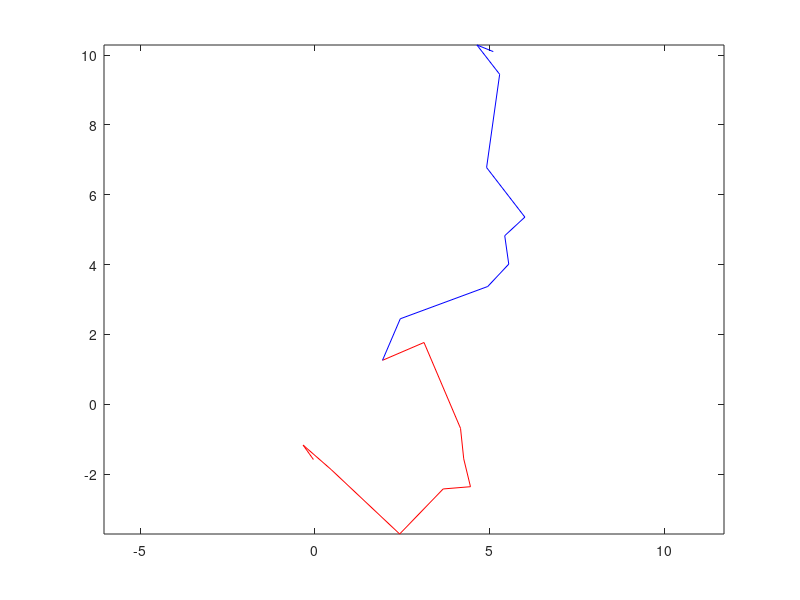

MATLAB code for this plot:
clear all;
% define image 1 from gaussian draws
noise=randn(2,101);
im1=complex(noise(1,:),noise(2,:));

%  second image is same but for phase ramp
im2=im1;
dphase=0.5;
phase=linspace(0,100*dphase,101);
data=cos(phase)+sqrt(-1)*sin(phase);
im2=im2.*data;

%  add some gaussian noise to data arrays
noiseamp=0.5;
noise=noiseamp*randn(2,101);
cnoise=complex(noise(1,:),noise(2,:));
im1=im1+cnoise;
noise=noiseamp*randn(2,101);
cnoise=complex(noise(1,:),noise(2,:));
im2=im2+cnoise;

%  get amplitudes and interferogram
amp1=abs(im1).^2;
amp2=abs(im2).^2;
int=im1.*conj(im2);
int(1:10)

% total1 is the list of vectors for the un-de-phased data
for i=1:10
    total1(i)=sum(int(1:i));
end
% plot(total(1:10))
    a1=sum(amp1(1:10));
    a2=sum(amp2(1:10));
    csum=sum(int(1:10));
    precorr=abs(csum)/sqrt(a1*a2);


for i=1:1;
% estimate dphase
    for j=i*10-9:i*10;
        diff(j)=int(1,j)*conj(int(1,j+1));
    end
    acc=sum(diff(i*10-9:i*10))
    pha=atan2(imag(acc),real(acc))

% dephase the interferogram
    k=0;
    for j=i*10-9:i*10
        d(j)=cos(pha*k)+sqrt(-1)*sin(pha*k);
        k=k+1;
    end
    int(i*10-9:i*10)=int(i*10-9:i*10).*d(i*10-9:i*10);
    
    a1=sum(amp1(i*10-9:i*10));
    a2=sum(amp2(i*10-9:i*10));
    csum=sum(int(i*10-9:i*10));
    postcorr(i)=abs(csum)/sqrt(a1*a2);
end

int(1:10)
precorr
postcorr

% total2 is the de-phased vector plot
for i=1:10
    total2(i)=sum(int(1:i));
end
plot(real(total1(1:10)),imag(total1(1:10)),'r',real(total2(1:10)),imag(total2(1:10)),'b')
axis equal;

%ph=atan2(imag(int),real(int));

